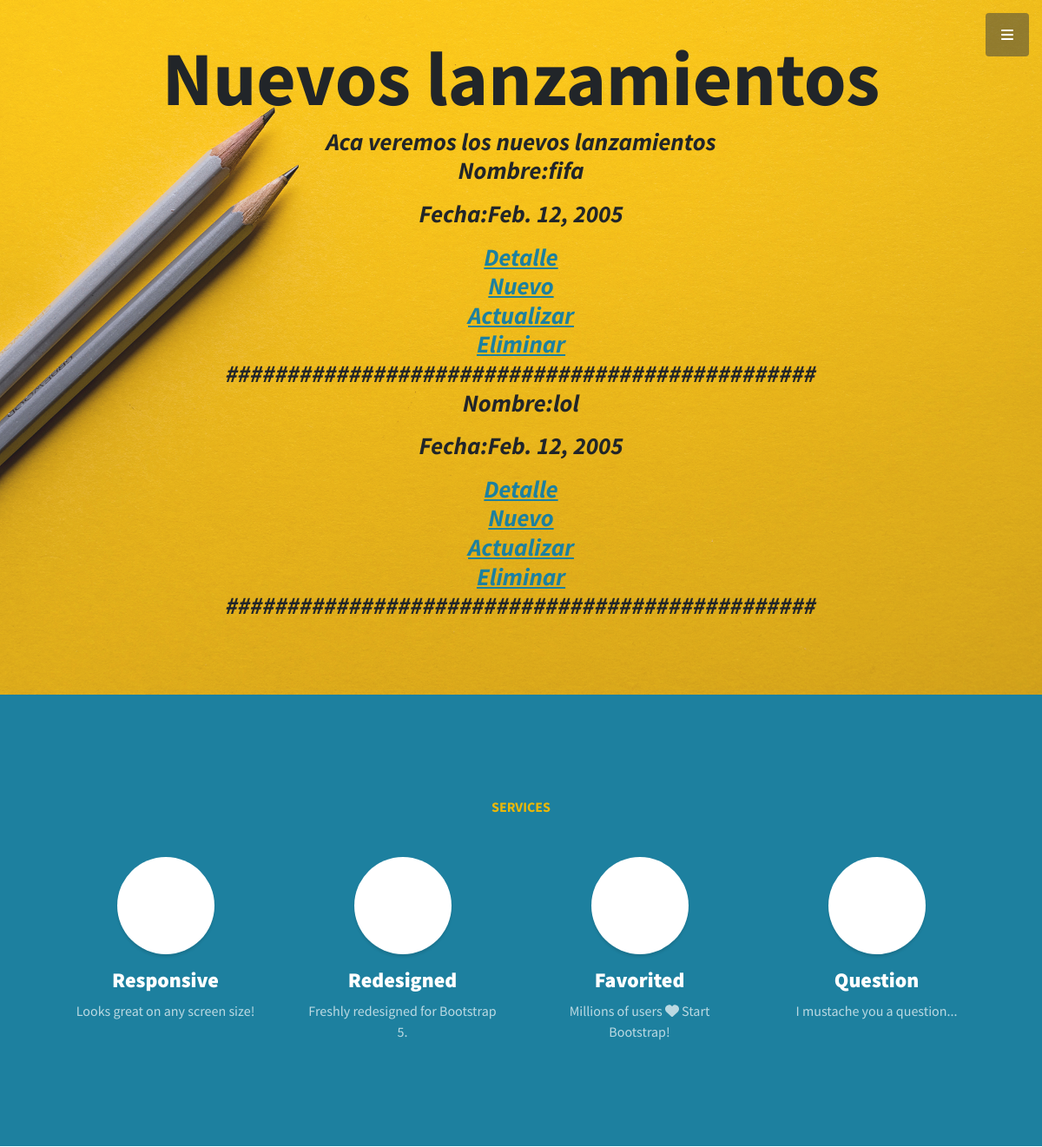
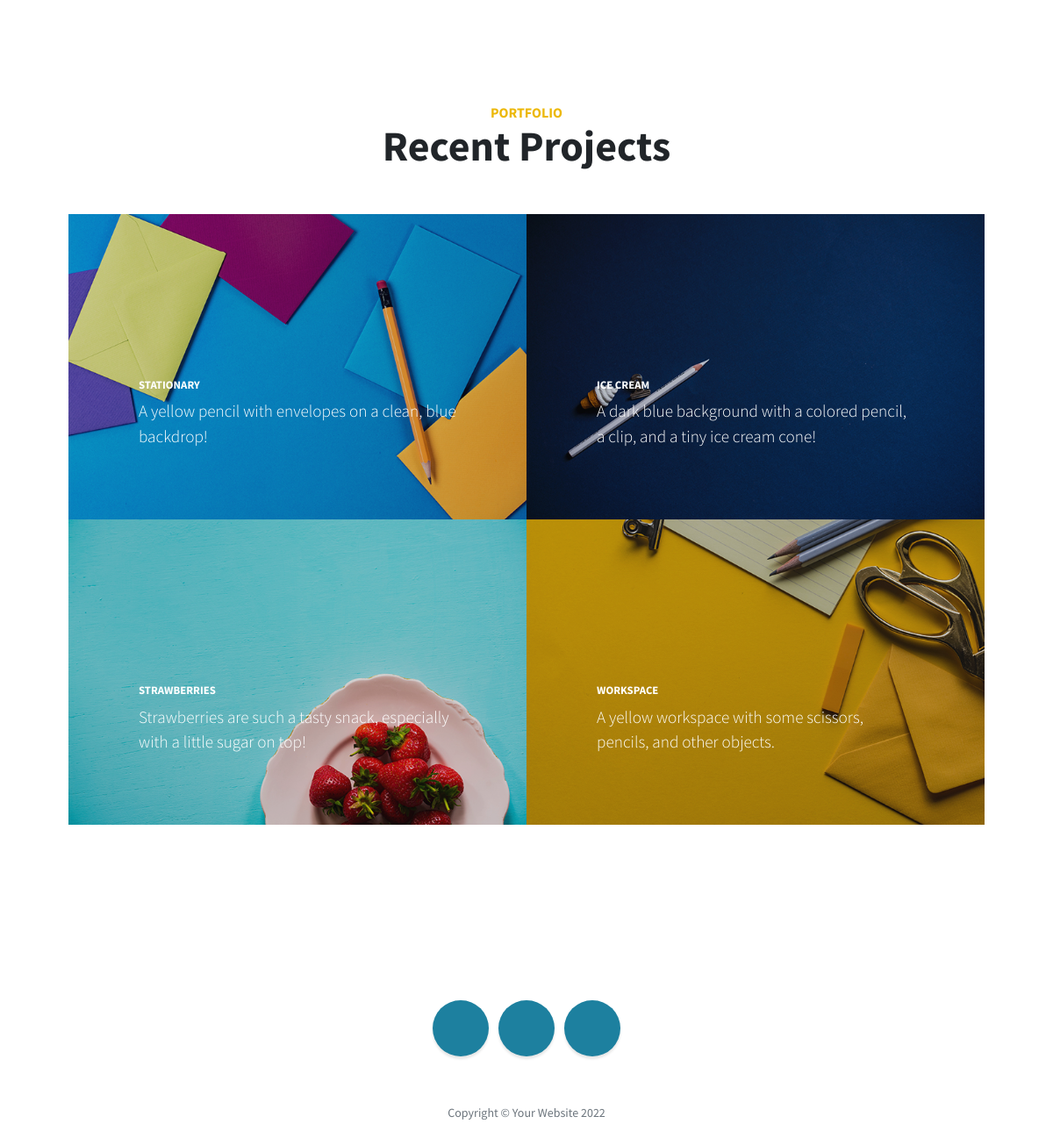
The page /AppCoder/nuevo_lanzamientos/list (signed in) on the database its author committed (2 pictures, top to bottom).
### AppCoder/models.py (models this page shows)
class nuevos_lanzamientos(models.Model):
    Nombre_del_videojuego = models.CharField(max_length=60)
    Fecha_de_lanzamiento=models.DateField()

### AppCoder/views.py (the view)
# urls.py: path("nuevo_lanzamientos/list",lanzamientoslist.as_view(), name="ver lanzamientos"),
class lanzamientoslist(LoginRequiredMixin, ListView):
    model=nuevos_lanzamientos
    template_name="AppCoder/nuevos_lanzamientos_list.html"

### AppCoder/templates/AppCoder/nuevos_lanzamientos_list.html
{% extends "AppCoder/padre.html" %}
{% block titulo %}
    Nuevos lanzamientos
{% endblock %}
{% block descripcion %}
Aca veremos los nuevos lanzamientos
    {%for lanzamientos in object_list %}
    <p>Nombre:{{lanzamientos.Nombre_del_videojuego}} </p>
    <p>Fecha:{{lanzamientos.Fecha_de_lanzamiento}} </p>
    <a href="{% url 'Detalle lanzamientos' lanzamientos.id %} "> Detalle </a>
    <br>
    <a href="{% url 'crear lanzamientos'%}"> Nuevo </a>
    <br>
    <a href="{% url 'Actualizar lanzamientos' lanzamientos.id %}"> Actualizar </a>
    <br>
    <a href="{% url 'borrar lanzamientos' lanzamientos.id %} "> Eliminar </a>
    <br>
    ################################################
    {% endfor %}
{% endblock %}

### rows shown on the page
nuevos_lanzamientos: Nombre_del_videojuego "fifa", Fecha_de_lanzamiento "Feb. 12, 2005"
nuevos_lanzamientos: Nombre_del_videojuego "lol", Fecha_de_lanzamiento "Feb. 12, 2005"
